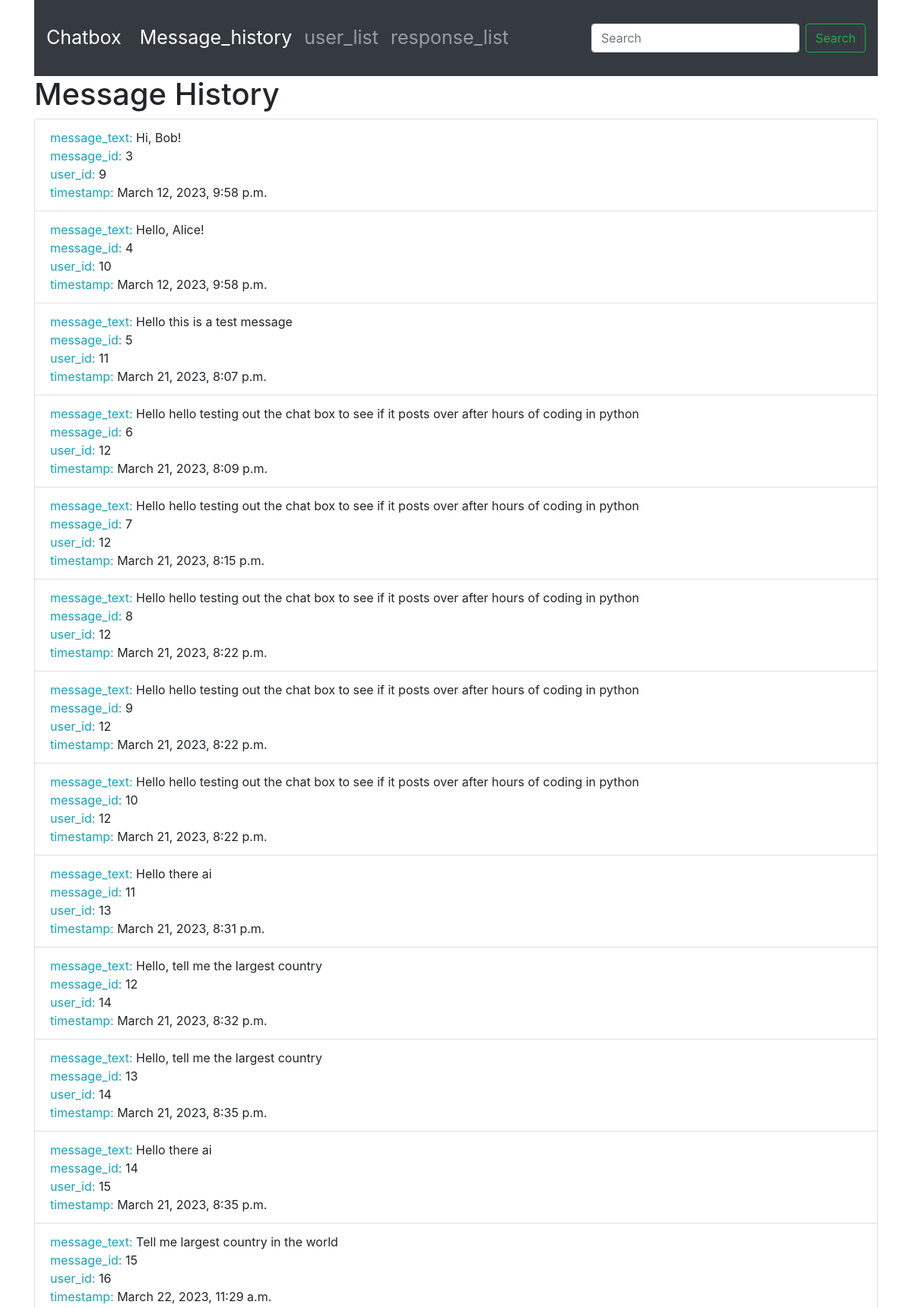
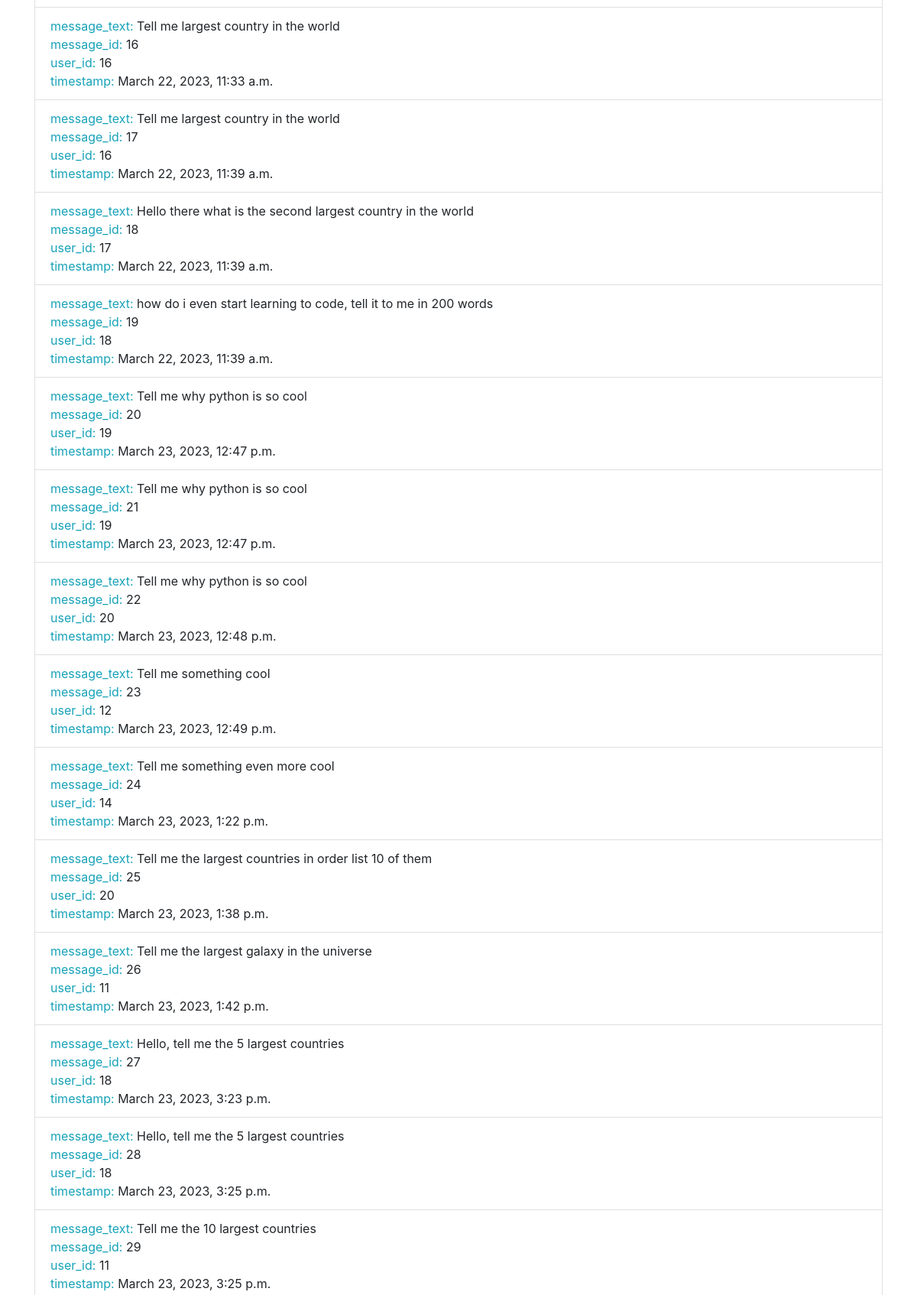
/chat_history/ (upper part), run on the app's committed database (2 pictures, top to bottom).
### chatbox/models.py (models this page shows)
class Chatmessage(models.Model):
    message_text = models.CharField(max_length=500, help_text="The message text")
    timestamp = models.DateTimeField(auto_now_add=True, help_text="The timestamp of sending message text")
    user = models.ForeignKey(User,on_delete=models.CASCADE)

### chatbox/views.py (the view)
# urls.py: path('chat_history/', views.chat_history, name='chat_history'),
def chat_history(request):
    chats = Chatmessage.objects.all()
    chats_list = []
    for chat in chats:
        chats_list.append({"chat": chat})
    context = {
        "chats_list": chats_list
    }
    return render(request, "chatbox/chat_history.html", context)

### chatbox/templates/chatbox/chat_history.html
{% extends 'chatbox/base.html' %}
{% block content %}
<h1>Message History</h1>
<ul class="list-group">
  {% for item in chats_list %}
  <li class="list-group-item">
      <span class="text-info">message_text: </span> <span>{{ item.chat.message_text }}</span>
      <br>
      <span class="text-info">message_id: </span><span>{{ item.chat.id }}</span>
      <br>
      <span class="text-info">user_id: </span><span>{{ item.chat.user_id }}</span>
      <br>
      <span class="text-info">timestamp: </span><span>{{ item.chat.timestamp }}</span>
  </li>
  {% endfor %}
</ul>
{% endblock %}

### data on the page
Chatmessage: chat.message_text "Hi, Bob!", chat.id "3", chat.user_id "9", chat.timestamp "March 12, 2023, 9:58 p.m."
Chatmessage: chat.message_text "Hello, Alice!", chat.id "4", chat.user_id "10", chat.timestamp "March 12, 2023, 9:58 p.m."
Chatmessage: chat.message_text "Hello this is a test message", chat.id "5", chat.user_id "11", chat.timestamp "March 21, 2023, 8:07 p.m."
Chatmessage: chat.message_text "Hello hello testing out the chat box to see if it posts over after hours of coding in python", chat.id "6", chat.user_id "12", chat.timestamp "March 21, 2023, 8:09 p.m."
Chatmessage: chat.message_text "Hello hello testing out the chat box to see if it posts over after hours of coding in python", chat.id "7", chat.user_id "12", chat.timestamp "March 21, 2023, 8:15 p.m."
Chatmessage: chat.message_text "Hello hello testing out the chat box to see if it posts over after hours of coding in python", chat.id "8", chat.user_id "12", chat.timestamp "March 21, 2023, 8:22 p.m."
Chatmessage: chat.message_text "Hello hello testing out the chat box to see if it posts over after hours of coding in python", chat.id "9", chat.user_id "12", chat.timestamp "March 21, 2023, 8:22 p.m."
Chatmessage: chat.message_text "Hello hello testing out the chat box to see if it posts over after hours of coding in python", chat.id "10", chat.user_id "12", chat.timestamp "March 21, 2023, 8:22 p.m."
Chatmessage: chat.message_text "Hello there ai", chat.id "11", chat.user_id "13", chat.timestamp "March 21, 2023, 8:31 p.m."
Chatmessage: chat.message_text "Hello, tell me the largest country", chat.id "12", chat.user_id "14", chat.timestamp "March 21, 2023, 8:32 p.m."
Chatmessage: chat.message_text "Hello, tell me the largest country", chat.id "13", chat.user_id "14", chat.timestamp "March 21, 2023, 8:35 p.m."
Chatmessage: chat.message_text "Hello there ai", chat.id "14", chat.user_id "15", chat.timestamp "March 21, 2023, 8:35 p.m."
Chatmessage: chat.message_text "Tell me largest country in the world", chat.id "15", chat.user_id "16", chat.timestamp "March 22, 2023, 11:29 a.m."
Chatmessage: chat.message_text "Tell me largest country in the world", chat.id "16", chat.user_id "16", chat.timestamp "March 22, 2023, 11:33 a.m."
Chatmessage: chat.message_text "Tell me largest country in the world", chat.id "17", chat.user_id "16", chat.timestamp "March 22, 2023, 11:39 a.m."
Chatmessage: chat.message_text "Hello there what is the second largest country in the world", chat.id "18", chat.user_id "17", chat.timestamp "March 22, 2023, 11:39 a.m."
Chatmessage: chat.message_text "how do i even start learning to code, tell it to me in 200 words", chat.id "19", chat.user_id "18", chat.timestamp "March 22, 2023, 11:39 a.m."
Chatmessage: chat.message_text "Tell me why python is so cool", chat.id "20", chat.user_id "19", chat.timestamp "March 23, 2023, 12:47 p.m."
Chatmessage: chat.message_text "Tell me why python is so cool", chat.id "21", chat.user_id "19", chat.timestamp "March 23, 2023, 12:47 p.m."
Chatmessage: chat.message_text "Tell me why python is so cool", chat.id "22", chat.user_id "20", chat.timestamp "March 23, 2023, 12:48 p.m."
Chatmessage: chat.message_text "Tell me something cool", chat.id "23", chat.user_id "12", chat.timestamp "March 23, 2023, 12:49 p.m."
Chatmessage: chat.message_text "Tell me something even more cool", chat.id "24", chat.user_id "14", chat.timestamp "March 23, 2023, 1:22 p.m."
Chatmessage: chat.message_text "Tell me the largest countries in order list 10 of them", chat.id "25", chat.user_id "20", chat.timestamp "March 23, 2023, 1:38 p.m."
Chatmessage: chat.message_text "Tell me the largest galaxy in the universe", chat.id "26", chat.user_id "11", chat.timestamp "March 23, 2023, 1:42 p.m."
Chatmessage: chat.message_text "Hello, tell me the 5 largest countries", chat.id "27", chat.user_id "18", chat.timestamp "March 23, 2023, 3:23 p.m."
Chatmessage: chat.message_text "Hello, tell me the 5 largest countries", chat.id "28", chat.user_id "18", chat.timestamp "March 23, 2023, 3:25 p.m."
Chatmessage: chat.message_text "Tell me the 10 largest countries", chat.id "29", chat.user_id "11", chat.timestamp "March 23, 2023, 3:25 p.m."
